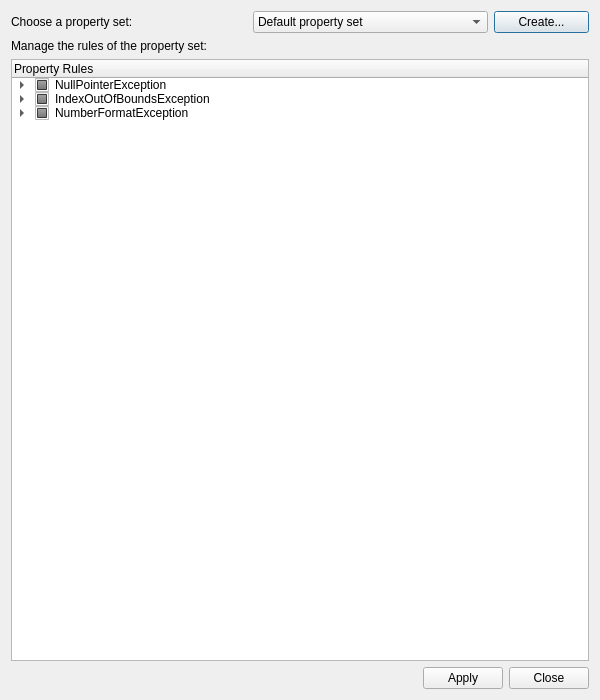
<?xml version="1.0" encoding="UTF-8"?>
<ui version="4.0">
 <class>ManagePropertySetDialog</class>
 <widget class="QDialog" name="ManagePropertySetDialog">
  <property name="geometry">
   <rect>
    <x>0</x>
    <y>0</y>
    <width>600</width>
    <height>700</height>
   </rect>
  </property>
  <property name="sizePolicy">
   <sizepolicy hsizetype="MinimumExpanding" vsizetype="MinimumExpanding">
    <horstretch>0</horstretch>
    <verstretch>0</verstretch>
   </sizepolicy>
  </property>
  <property name="minimumSize">
   <size>
    <width>600</width>
    <height>700</height>
   </size>
  </property>
  <property name="windowTitle">
   <string>Manage Property Sets</string>
  </property>
  <layout class="QVBoxLayout" name="verticalLayout_2">
   <item>
    <layout class="QHBoxLayout" name="horizontalLayout_2" stretch="5,1">
     <item>
      <layout class="QHBoxLayout" name="horizontalLayout">
       <item>
        <widget class="QLabel" name="label">
         <property name="text">
          <string>Choose a property set:</string>
         </property>
        </widget>
       </item>
       <item>
        <widget class="QComboBox" name="propertySetBox">
         <property name="sizePolicy">
          <sizepolicy hsizetype="Preferred" vsizetype="Preferred">
           <horstretch>0</horstretch>
           <verstretch>0</verstretch>
          </sizepolicy>
         </property>
         <item>
          <property name="text">
           <string>Default property set</string>
          </property>
         </item>
         <item>
          <property name="text">
           <string>rule set 1</string>
          </property>
         </item>
         <item>
          <property name="text">
           <string>rule set 2</string>
          </property>
         </item>
         <item>
          <property name="text">
           <string>rule set 3</string>
          </property>
         </item>
        </widget>
       </item>
      </layout>
     </item>
     <item>
      <widget class="QPushButton" name="createButton">
       <property name="sizePolicy">
        <sizepolicy hsizetype="Minimum" vsizetype="Preferred">
         <horstretch>0</horstretch>
         <verstretch>0</verstretch>
        </sizepolicy>
       </property>
       <property name="text">
        <string>Create...</string>
       </property>
      </widget>
     </item>
    </layout>
   </item>
   <item>
    <layout class="QVBoxLayout" name="verticalLayout">
     <item>
      <widget class="QLabel" name="label_2">
       <property name="text">
        <string>Manage the rules of the property set:</string>
       </property>
      </widget>
     </item>
     <item>
      <widget class="QTreeWidget" name="ruleTree">
       <column>
        <property name="text">
         <string>Property Rules</string>
        </property>
       </column>
       <item>
        <property name="text">
         <string>NullPointerException</string>
        </property>
        <property name="checkState">
         <enum>PartiallyChecked</enum>
        </property>
        <item>
         <property name="text">
          <string>Rule 1</string>
         </property>
         <property name="checkState">
          <enum>Checked</enum>
         </property>
         <property name="flags">
          <set>ItemIsSelectable|ItemIsDragEnabled|ItemIsUserCheckable|ItemIsEnabled|ItemIsTristate</set>
         </property>
        </item>
        <item>
         <property name="text">
          <string>Rule 2</string>
         </property>
         <property name="checkState">
          <enum>Unchecked</enum>
         </property>
        </item>
        <item>
         <property name="text">
          <string>Rule 3</string>
         </property>
         <property name="checkState">
          <enum>Checked</enum>
         </property>
        </item>
       </item>
       <item>
        <property name="text">
         <string>IndexOutOfBoundsException</string>
        </property>
        <property name="checkState">
         <enum>PartiallyChecked</enum>
        </property>
        <item>
         <property name="text">
          <string>Thrown to indicate that an index of some sort  such as to an array, to a string, or to a vector is out of range</string>
         </property>
         <property name="checkState">
          <enum>Checked</enum>
         </property>
        </item>
        <item>
         <property name="text">
          <string>Rule 5</string>
         </property>
         <property name="checkState">
          <enum>Unchecked</enum>
         </property>
        </item>
       </item>
       <item>
        <property name="text">
         <string>NumberFormatException</string>
        </property>
        <property name="checkState">
         <enum>PartiallyChecked</enum>
        </property>
        <item>
         <property name="text">
          <string>Rule 6</string>
         </property>
         <property name="checkState">
          <enum>Checked</enum>
         </property>
        </item>
        <item>
         <property name="text">
          <string>Rule 7</string>
         </property>
         <property name="checkState">
          <enum>Unchecked</enum>
         </property>
        </item>
       </item>
      </widget>
     </item>
    </layout>
   </item>
   <item>
    <layout class="QHBoxLayout" name="horizontalLayout_3">
     <item>
      <spacer name="horizontalSpacer">
       <property name="orientation">
        <enum>Qt::Horizontal</enum>
       </property>
       <property name="sizeHint" stdset="0">
        <size>
         <width>40</width>
         <height>20</height>
        </size>
       </property>
      </spacer>
     </item>
     <item>
      <widget class="QPushButton" name="applyButton">
       <property name="text">
        <string>Apply</string>
       </property>
       <property name="default">
        <bool>false</bool>
       </property>
      </widget>
     </item>
     <item>
      <widget class="QPushButton" name="closeButton">
       <property name="text">
        <string>Close</string>
       </property>
      </widget>
     </item>
    </layout>
   </item>
  </layout>
 </widget>
 <resources/>
 <connections/>
</ui>
